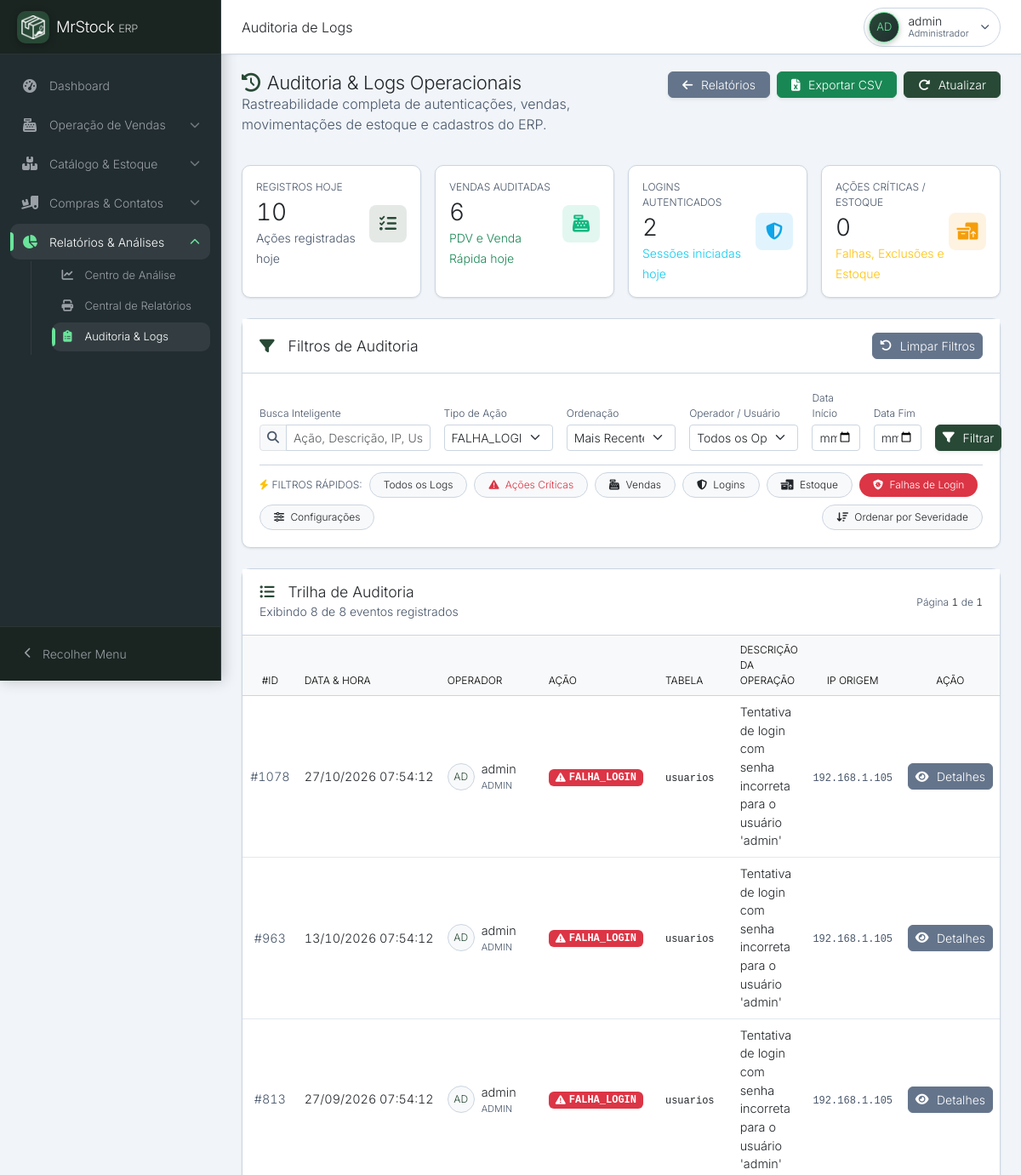
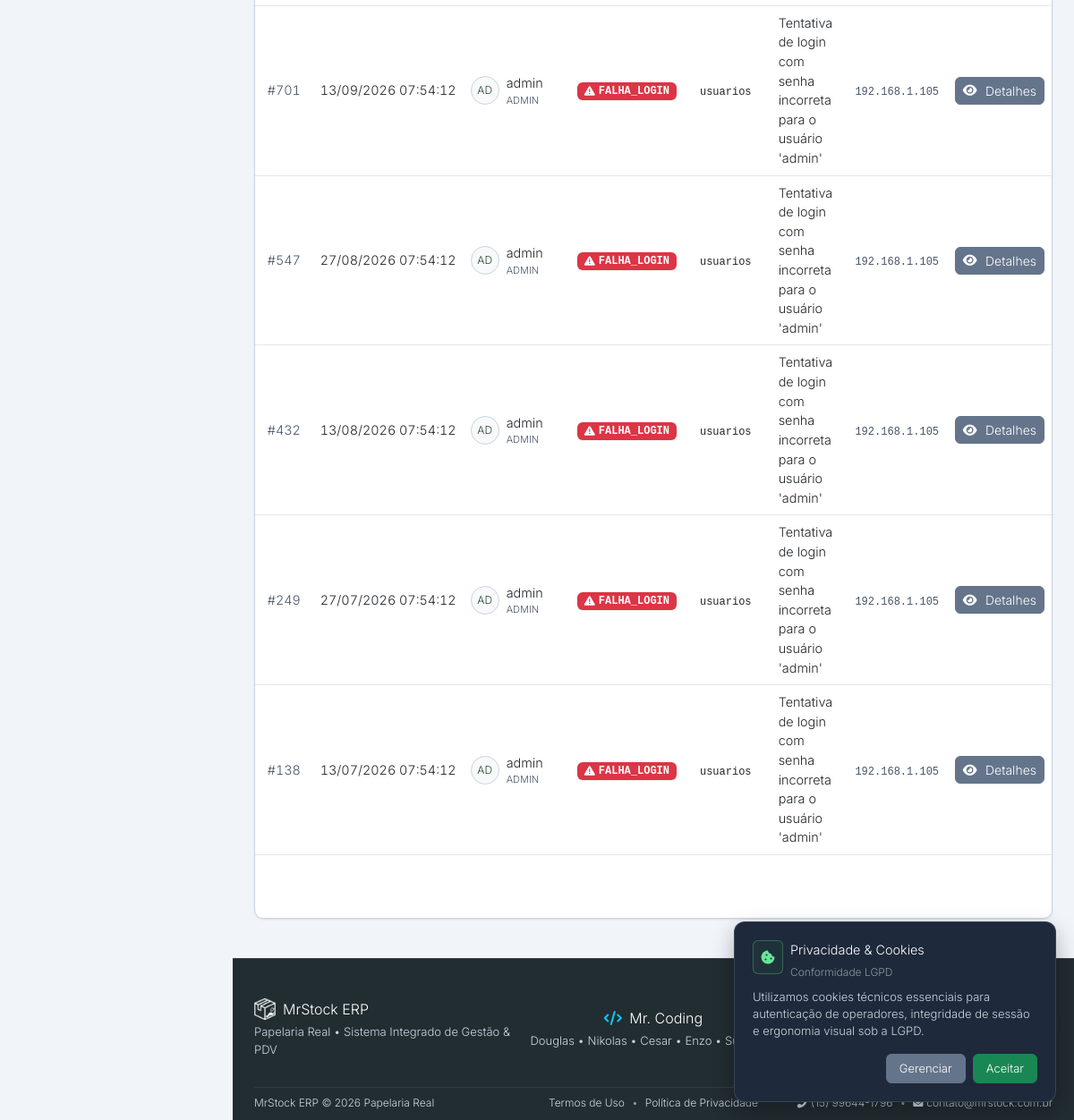
Page /relatorios/logs.php?acao=FALHA_LOGIN (signed in) on the earlier database version (2 pictures, top to bottom).
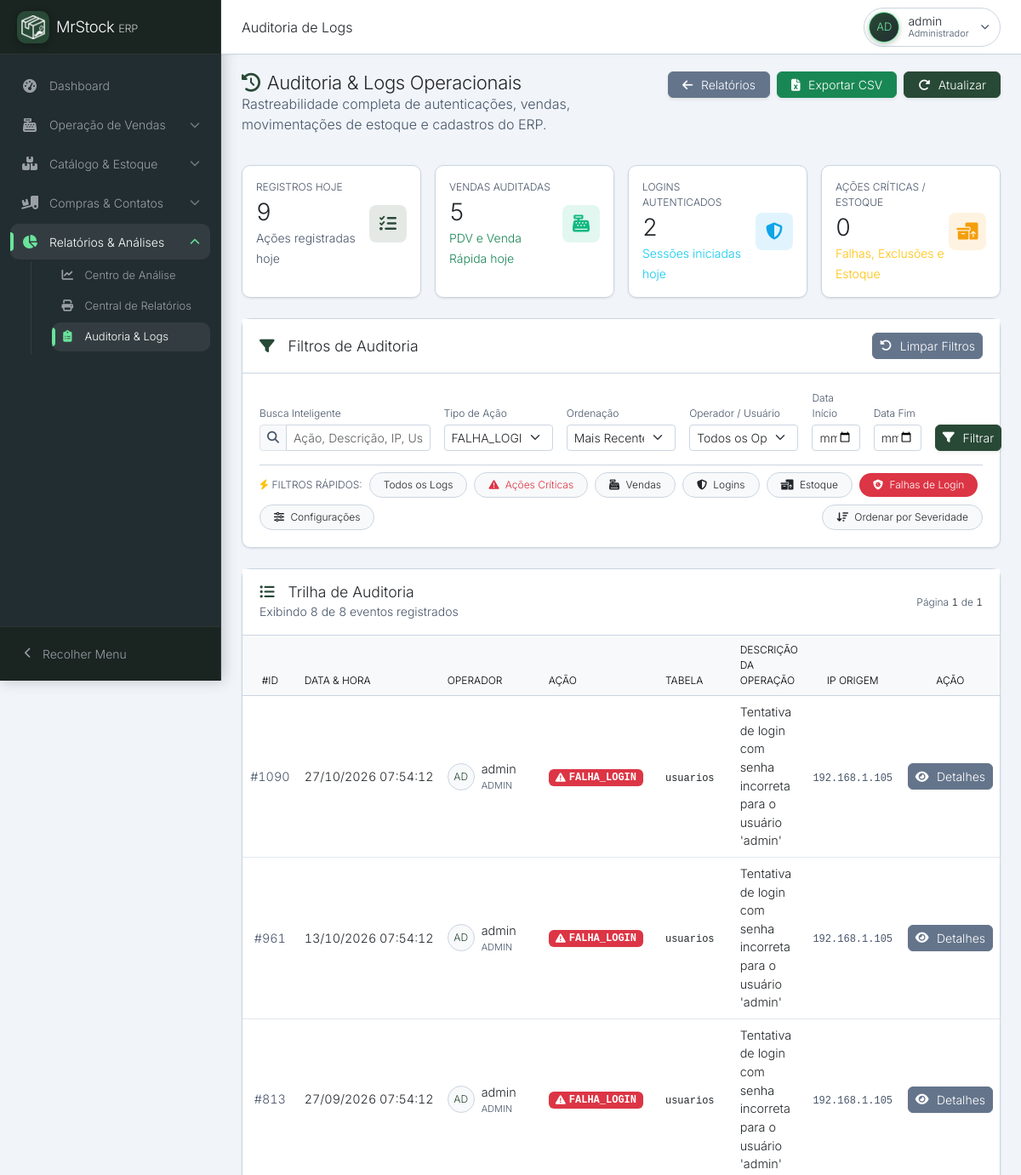
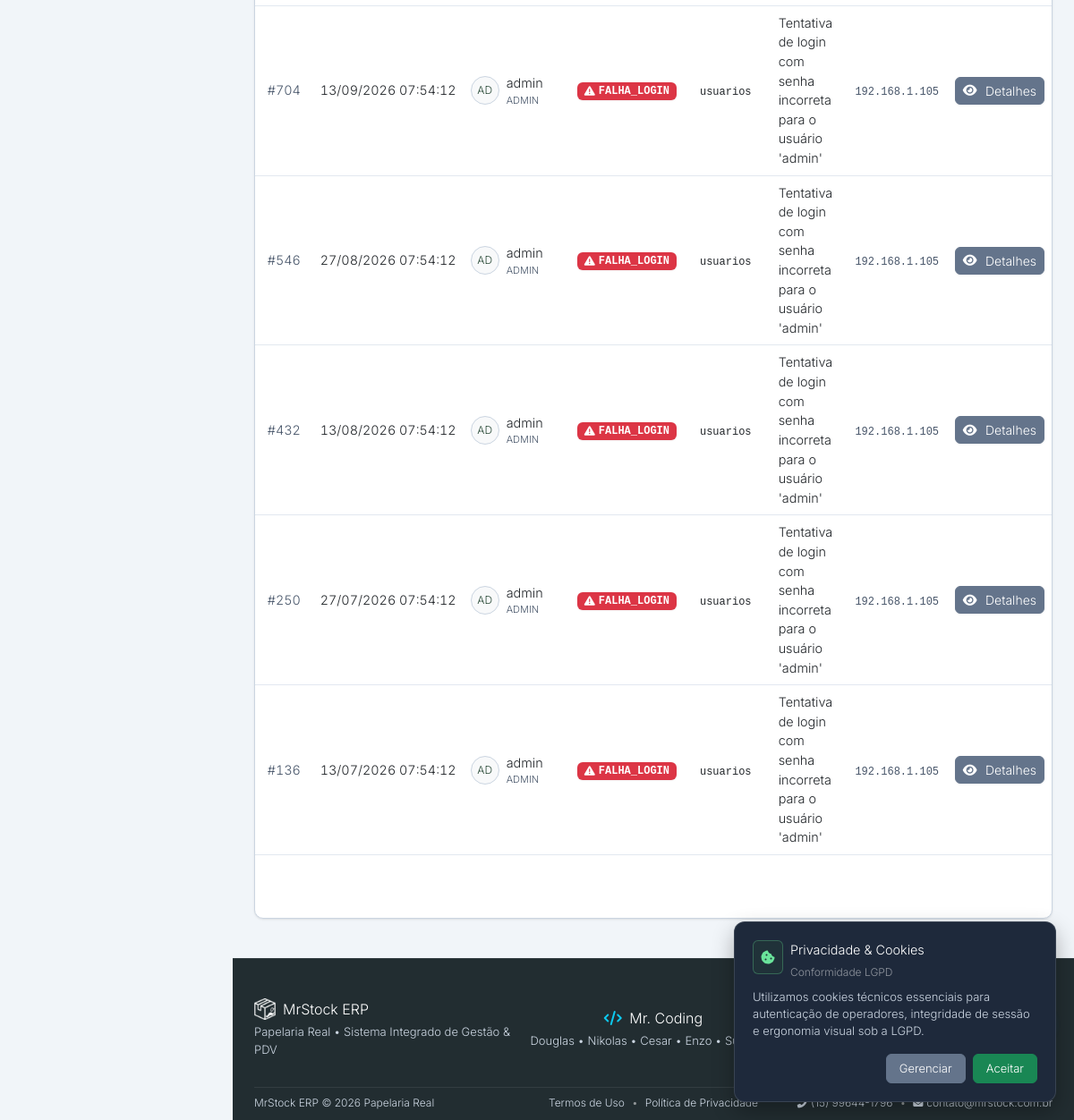
Same page on the later database version (2 pictures, top to bottom).
### tables this page shows
CREATE TABLE `logs` (
  `id` int(11) NOT NULL AUTO_INCREMENT,
  `usuario_id` int(11) NOT NULL,
  `acao` varchar(100) NOT NULL,
  `descricao` text DEFAULT NULL,
  `tabela_afetada` varchar(100) DEFAULT NULL,
  `ip_usuario` varchar(45) DEFAULT NULL,
  `data_log` datetime DEFAULT current_timestamp(),
  PRIMARY KEY (`id`),
  KEY `usuario_id` (`usuario_id`),
  KEY `idx_logs_data_log` (`data_log`),
  KEY `idx_logs_acao` (`acao`),
  KEY `idx_logs_tabela` (`tabela_afetada`),
  CONSTRAINT `logs_ibfk_1` FOREIGN KEY (`usuario_id`) REFERENCES `usuarios` (`id`)
);

### relatorios/logs.php (the view, shortened to what the changed rows need)
<?php
$activePage = 'logs';
require_once __DIR__ . '/../inc/database.php';
$filtroAcao    = trim($_GET['acao'] ?? '');
$filtroRapido  = trim($_GET['quick'] ?? $_GET['grupo'] ?? '');
$filtroCritico = !empty($_GET['critico']) || ($filtroAcao === '__CRITICAS__') || ($filtroRapido === 'criticas');
$ordem         = trim($_GET['ordem'] ?? 'recente');
$pagina        = max(1, filter_var($_GET['pagina'] ?? 1, FILTER_VALIDATE_INT) ?: 1);
$itensPorPag   = 20;
$whereClauses = ["1=1"];
$params       = [];
if ($filtroCritico) {
    $whereClauses[] = "l.acao IN ('FALHA_LOGIN', 'PRODUTO_EXCLUIDO', 'AJUSTE_ESTOQUE')";
} elseif ($filtroAcao !== '') {
    $whereClauses[] = "l.acao = ?";
    $params[] = $filtroAcao;
} elseif ($filtroRapido === 'vendas') {
    $whereClauses[] = "l.acao IN ('VENDA_PDV', 'VENDA_RAPIDA')";
} elseif ($filtroRapido === 'logins') {
    $whereClauses[] = "l.acao IN ('LOGIN_SUCESSO', 'LOGOUT', 'FALHA_LOGIN')";
} elseif ($filtroRapido === 'estoque') {
    $whereClauses[] = "l.acao IN ('AJUSTE_ESTOQUE', 'COMPRA_REGISTRADA', 'PRODUTO_CRIADO', 'PRODUTO_EDITADO', 'PRODUTO_EXCLUIDO', 'PRODUTO_REATIVADO')";
}
$whereSql = implode(' AND ', $whereClauses);
if ($ordem === 'severidade') {
    $orderBySql = "
        CASE
            WHEN l.acao IN ('FALHA_LOGIN', 'PRODUTO_EXCLUIDO') THEN 1
            WHEN l.acao IN ('AJUSTE_ESTOQUE', 'CONFIGURACAO_ALTERADA') THEN 2
            WHEN l.acao IN ('VENDA_PDV', 'VENDA_RAPIDA', 'COMPRA_REGISTRADA') THEN 3
            WHEN l.acao IN ('LOGIN_SUCESSO', 'LOGOUT') THEN 4
            ELSE 5
        END ASC,
        l.id DESC
    ";
} else {
    $orderBySql = "l.id DESC";
}
$offset = ($pagina - 1) * $itensPorPag;
$sqlLogs = "
    SELECT l.id, l.usuario_id, l.acao, l.descricao, l.tabela_afetada, l.ip_usuario, l.data_log,
           COALESCE(u.username, 'Sistema/Excluído') AS username,
           COALESCE(u.perfil, 'sistema') AS perfil
    FROM logs l
    LEFT JOIN usuarios u ON l.usuario_id = u.id
    WHERE {$whereSql}
    ORDER BY {$orderBySql}
    LIMIT {$itensPorPag} OFFSET {$offset}
";
$stmtLogs = $pdo->prepare($sqlLogs);
$stmtLogs->execute($params);
$logs = $stmtLogs->fetchAll(PDO::FETCH_ASSOC);
try {
    $sqlKpis = "
        SELECT
            COUNT(*) AS total_hoje,
            SUM(CASE WHEN acao IN ('VENDA_RAPIDA', 'VENDA_PDV') THEN 1 ELSE 0 END) AS vendas_hoje,
            SUM(CASE WHEN acao = 'LOGIN_SUCESSO' THEN 1 ELSE 0 END) AS logins_hoje,
            SUM(CASE WHEN acao IN ('AJUSTE_ESTOQUE', 'PRODUTO_EXCLUIDO', 'COMPRA_REGISTRADA', 'FALHA_LOGIN') THEN 1 ELSE 0 END) AS ajustes_hoje
        FROM logs
        WHERE data_log >= CURDATE() AND data_log < CURDATE() + INTERVAL 1 DAY
    ";
    $kpiData = $pdo->query($sqlKpis)->fetch(PDO::FETCH_ASSOC) ?: [];
    $kpiTotalHoje   = (int)($kpiData['total_hoje'] ?? 0);
    $kpiVendasHoje  = (int)($kpiData['vendas_hoje'] ?? 0);
} catch (Exception $e) {
    $kpiTotalHoje   = 0;
    $kpiVendasHoje  = 0;
    $kpiLoginsHoje  = 0;
    $kpiAjustesHoje = 0;
}
require_once __DIR__ . '/../inc/header.php';
?>
<div class="content-header d-flex justify-content-between align-items-start mb-3 gap-3">
    <div>
        <h2 class="fw-bold text-dark m-0">
            <i class="fa-solid fa-clock-rotate-left text-primary me-2"></i>Auditoria & Logs Operacionais
        </h2>
    </div>
</div>
<div class="content-body">
    <div class="row g-3 mb-4">
        <div class="col-12 col-sm-6 col-lg-3">
            <div class="so-card p-3 mb-0 h-100">
                <div class="d-flex align-items-center justify-content-between">
                    <div>
                        <span class="text-muted text-uppercase fw-bold text-xs d-block mb-1">Registros Hoje</span>
                        <h3 class="fw-bold text-dark m-0 tabular-nums" data-kpi="<?= $kpiTotalHoje ?>"><?= number_format($kpiTotalHoje, 0, ',', '.') ?></h3>
                        <small class="text-muted">Ações registradas hoje</small>
                    </div>
                </div>
            </div>
        </div>
        <div class="col-12 col-sm-6 col-lg-3">
            <div class="so-card p-3 mb-0 h-100">
                <div class="d-flex align-items-center justify-content-between">
                    <div>
                        <span class="text-muted text-uppercase fw-bold text-xs d-block mb-1">Vendas Auditadas</span>
                        <h3 class="fw-bold text-dark m-0 tabular-nums" data-kpi="<?= $kpiVendasHoje ?>"><?= number_format($kpiVendasHoje, 0, ',', '.') ?></h3>
                        <small class="text-success fw-semibold">PDV e Venda Rápida hoje</small>
                    </div>
                </div>
            </div>
        </div>
    </div>
    <div class="so-card">
        <div class="so-card-body p-0">
            <?php if (empty($logs)): ?>
                <div class="p-4">
                    <?= render_empty_state('Nenhum log encontrado', 'Nenhum registro de auditoria corresponde aos critérios de busca selecionados.', BASE_URL . '/relatorios/logs.php') ?>
                </div>
            <?php else: ?>
                <div class="table-responsive">
                    <table class="table table-hover align-middle mb-0" style="font-size: 0.9rem;">
                        <thead class="table-light text-uppercase text-xs fw-bold text-muted border-bottom">
                            <tr>
                                <th style="width: 70px;" class="text-center">#ID</th>
                                <th style="width: 150px;">Data & Hora</th>
                                <th style="width: 170px;">Operador</th>
                                <th style="width: 160px;">Ação</th>
                                <th style="width: 120px;">Tabela</th>
                                <th>Descrição da Operação</th>
                                <th style="width: 120px;" class="text-center">IP Origem</th>
                                <th style="width: 100px;" class="text-center">Ação</th>
                            </tr>
                        </thead>
                        <tbody>
                            <?php foreach ($logs as $log):
                                $badgeInfo = $getBadgeAcao($log['acao']);
                                $dt = !empty($log['data_log']) ? date('d/m/Y H:i:s', strtotime($log['data_log'])) : '-';
                                $logJson = htmlspecialchars(json_encode([
                                    'id'          => (int)$log['id'],
                                    'data_hora'   => $dt,
                                    'username'    => $log['username'],
                                    'perfil'      => $log['perfil'],
                                    'acao'        => $log['acao'],
                                    'acao_label'  => $badgeInfo['label'],
                                    'badge_class' => $badgeInfo['class'],
                                    'badge_icon'  => $badgeInfo['icon'],
                                    'tabela'      => $log['tabela_afetada'] ?? 'N/A',
                                    'descricao'   => $log['descricao'] ?? '',
                                    'ip'          => $log['ip_usuario'] ?? '127.0.0.1',
                                    'avatar'      => strtoupper(substr($log['username'], 0, 2))
                                ], JSON_HEX_TAG | JSON_HEX_APOS | JSON_HEX_QUOT | JSON_HEX_AMP), ENT_QUOTES, 'UTF-8');
                            ?>
                                <tr>
                                    <td class="text-center text-muted fw-bold tabular-nums">
                                        #<?= (int)$log['id'] ?>
                                    </td>
                                    <td class="text-nowrap tabular-nums text-dark">
                                        <?= $dt ?>
                                    </td>
                                    <td>
                                        <div class="d-flex align-items-center gap-2">
                                            <div class="avatar-circle bg-light border text-primary">
                                                <?= strtoupper(substr($log['username'], 0, 2)) ?>
                                            </div>
                                            <div>
                                                <strong class="text-dark d-block text-truncate" style="max-width: 120px;"><?= htmlspecialchars($log['username'], ENT_QUOTES, 'UTF-8') ?></strong>
                                                <small class="text-muted text-xxs text-uppercase fw-semibold d-block"><?= htmlspecialchars($log['perfil'], ENT_QUOTES, 'UTF-8') ?></small>
                                            </div>
                                        </div>
                                    </td>
                                    <td>
                                        <span class="badge <?= $badgeInfo['class'] ?> d-inline-flex align-items-center gap-1 px-2 py-1 font-monospace text-xs shadow-xs">
                                            <i class="<?= $badgeInfo['icon'] ?>"></i>
                                            <?= htmlspecialchars($log['acao'], ENT_QUOTES, 'UTF-8') ?>
                                        </span>
                                    </td>
                                    <td>
                                        <?php if (!empty($log['tabela_afetada'])): ?>
                                            <span class="font-monospace text-dark text-xs"><?= htmlspecialchars($log['tabela_afetada'], ENT_QUOTES, 'UTF-8') ?></span>
                                        <?php else: ?>
                                            <span class="text-muted text-xs">—</span>
                                        <?php endif; ?>
                                    </td>
                                    <td class="text-break">
                                        <span class="text-dark fw-normal text-break"><?= htmlspecialchars($log['descricao'] ?? '', ENT_QUOTES, 'UTF-8') ?></span>
                                    </td>
                                    <td class="text-center">
                                        <span class="font-monospace text-muted text-xs tabular-nums"><?= htmlspecialchars($log['ip_usuario'] ?? '127.0.0.1', ENT_QUOTES, 'UTF-8') ?></span>
                                    </td>
                                    <td class="text-center">
                                        <button type="button"
                                                class="btn btn-sm btn-secondary text-white shadow-xs px-2 py-1"
                                                data-log='<?= $logJson ?>'
                                                onclick="abrirDetalhesLog(this)"
                                                title="Inspecionar detalhes profundos deste log"
                                                aria-label="Ver detalhes do log #<?= (int)$log['id'] ?>">
                                            <i class="fa-solid fa-eye me-1"></i> Detalhes
                                        </button>
                                    </td>
                                </tr>
                            <?php endforeach; ?>
                        </tbody>
                    </table>
                </div>
            <?php endif; ?>
        </div>
    </div>
</div>
<?php require_once __DIR__ . '/../inc/footer.php'; ?>

### inc/header.php (shortened to what the changed rows need)
<?php
$_ap = $activePage ?? '';
$_bodyClasses = [];
if (($_SESSION['cfg_linhas_zebradas'] ?? '') === '1') {
    $_bodyClasses[] = 'table-striped-on';
}
$_bodyClassStr = implode(' ', $_bodyClasses);
?>
<!DOCTYPE html>
<html lang="pt-BR">
<head>
    <link href="<?= BASE_URL ?>/css/bootstrap.min.css?v=2.2.0" rel="stylesheet">
    <link rel="stylesheet" href="<?= BASE_URL ?>/css/all.min.css?v=2.2.0">
    <link rel="stylesheet" href="<?= BASE_URL ?>/css/inter.css?v=2.2.0">
    <link rel="stylesheet" href="<?= BASE_URL ?>/css/style.min.css?v=2.2.5">
</head>
<body class="<?= $_bodyClassStr ?>">
    <aside class="so-sidebar" id="soSidebar">
        <nav class="so-nav">
            <ul class="so-nav__list">
                <?php foreach ($_menuGroups as $group): ?>
                    <?php
                    if ($group['type'] === 'link'):
                    ?>
                        <li class="so-nav__item">
                            <a href="<?= $group['href'] ?>"
                               class="so-link <?= $group['active'] ? 'is-active' : '' ?>"
                               title="<?= $group['title'] ?>"
                               data-tooltip="<?= $group['title'] ?>">
                                <i class="<?= $group['icon'] ?>"></i>
                                <span class="so-label"><?= $group['title'] ?></span>
                            </a>
                        </li>
                    <?php
                    elseif ($group['type'] === 'group'):
                        $visibleItems = [];
                        foreach ($group['items'] as $it) {
                            $visibleItems[] = $it;
                        }
                    ?>
                        <li class="so-nav__item <?= $group['active'] ? 'is-open' : '' ?>" id="<?= $group['id'] ?>">
                            <button type="button"
                                    class="so-link <?= $group['active'] ? 'is-active' : '' ?>"
                                    data-accordion-toggle
                                    title="<?= $group['title'] ?>"
                                    data-tooltip="<?= $group['title'] ?>"
                                    aria-expanded="<?= $group['active'] ? 'true' : 'false' ?>">
                                <i class="<?= $group['icon'] ?>"></i>
                                <span class="so-label"><?= $group['title'] ?></span>
                                <i class="fa-solid fa-chevron-down so-caret"></i>
                            </button>
                            <ul class="so-submenu">
                                <?php foreach ($visibleItems as $item): ?>
                                <li>
                                    <a href="<?= $item['href'] ?>"
                                       class="so-link <?= $_ap === $item['id'] ? 'is-active' : '' ?>"
                                       title="<?= $item['label'] ?>"
                                       data-tooltip="<?= $item['label'] ?>">
                                        <i class="<?= $item['icon'] ?>"></i>
                                        <span class="so-label"><?= $item['label'] ?></span>
                                    </a>
                                </li>
                                <?php endforeach; ?>
                            </ul>
                        </li>
                    <?php endif; ?>
                <?php endforeach; ?>
            </ul>
        </nav>
    </aside>
    <div class="main-panel">
        <main class="main-content flex-grow-1" role="main" id="mainContent" tabindex="-1">

Differences in the rows shown:
no longer on this page (row edited): logs: id "1078", data_log "27/10/2026 07:54:12", username "AD", username "admin", perfil "ADMIN", acao "FALHA_LOGIN", tabela_afetada "usuarios", descricao "Tentativa de login com senha incorreta para o usuário 'admin'", ip_usuario "192.168.1.105"
no longer on this page (row edited): logs: id "963", data_log "13/10/2026 07:54:12", username "AD", username "admin", perfil "ADMIN", acao "FALHA_LOGIN", tabela_afetada "usuarios", descricao "Tentativa de login com senha incorreta para o usuário 'admin'", ip_usuario "192.168.1.105"
no longer on this page (row edited): logs: id "701", data_log "13/09/2026 07:54:12", username "AD", username "admin", perfil "ADMIN", acao "FALHA_LOGIN", tabela_afetada "usuarios", descricao "Tentativa de login com senha incorreta para o usuário 'admin'", ip_usuario "192.168.1.105"
no longer on this page (row edited): logs: id "547", data_log "27/08/2026 07:54:12", username "AD", username "admin", perfil "ADMIN", acao "FALHA_LOGIN", tabela_afetada "usuarios", descricao "Tentativa de login com senha incorreta para o usuário 'admin'", ip_usuario "192.168.1.105"
no longer on this page (row edited): logs: id "249", data_log "27/07/2026 07:54:12", username "AD", username "admin", perfil "ADMIN", acao "FALHA_LOGIN", tabela_afetada "usuarios", descricao "Tentativa de login com senha incorreta para o usuário 'admin'", ip_usuario "192.168.1.105"
no longer on this page (row edited): logs: id "138", data_log "13/07/2026 07:54:12", username "AD", username "admin", perfil "ADMIN", acao "FALHA_LOGIN", tabela_afetada "usuarios", descricao "Tentativa de login com senha incorreta para o usuário 'admin'", ip_usuario "192.168.1.105"
now on this page (row edited): logs: id "1090", data_log "27/10/2026 07:54:12", username "AD", username "admin", perfil "ADMIN", acao "FALHA_LOGIN", tabela_afetada "usuarios", descricao "Tentativa de login com senha incorreta para o usuário 'admin'", ip_usuario "192.168.1.105"
now on this page (row edited): logs: id "961", data_log "13/10/2026 07:54:12", username "AD", username "admin", perfil "ADMIN", acao "FALHA_LOGIN", tabela_afetada "usuarios", descricao "Tentativa de login com senha incorreta para o usuário 'admin'", ip_usuario "192.168.1.105"
now on this page (row edited): logs: id "704", data_log "13/09/2026 07:54:12", username "AD", username "admin", perfil "ADMIN", acao "FALHA_LOGIN", tabela_afetada "usuarios", descricao "Tentativa de login com senha incorreta para o usuário 'admin'", ip_usuario "192.168.1.105"
now on this page (row edited): logs: id "546", data_log "27/08/2026 07:54:12", username "AD", username "admin", perfil "ADMIN", acao "FALHA_LOGIN", tabela_afetada "usuarios", descricao "Tentativa de login com senha incorreta para o usuário 'admin'", ip_usuario "192.168.1.105"
now on this page (row edited): logs: id "250", data_log "27/07/2026 07:54:12", username "AD", username "admin", perfil "ADMIN", acao "FALHA_LOGIN", tabela_afetada "usuarios", descricao "Tentativa de login com senha incorreta para o usuário 'admin'", ip_usuario "192.168.1.105"
now on this page (row edited): logs: id "136", data_log "13/07/2026 07:54:12", username "AD", username "admin", perfil "ADMIN", acao "FALHA_LOGIN", tabela_afetada "usuarios", descricao "Tentativa de login com senha incorreta para o usuário 'admin'", ip_usuario "192.168.1.105"
Other differences:
$kpiTotalHoje: "10" → "9"
$kpiVendasHoje: "6" → "5"
